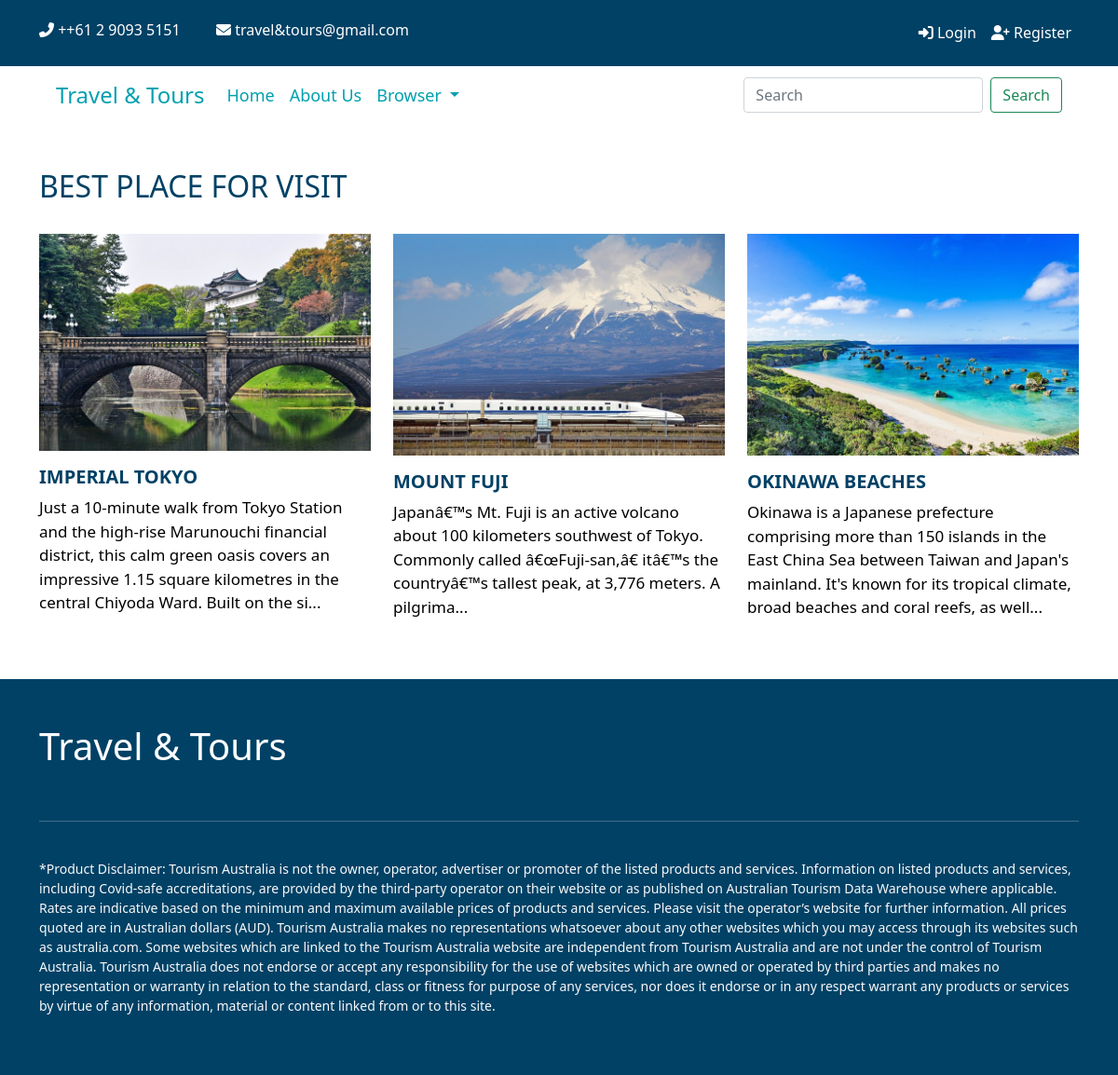
The page /single.php?si=10 on the database its author committed.
### tables this page shows
CREATE TABLE `location` (
  `locationId` int(11) NOT NULL,
  `name` varchar(150) NOT NULL,
  `country` varchar(150) NOT NULL,
  `details` varchar(250) NOT NULL,
  `images` varchar(150) NOT NULL,
  `submitted_by` varchar(100) NOT NULL,
  `type` varchar(150) NOT NULL
);

### single.php (the view)
<?php require "header.php"; ?>
<section class=" py-5">
	<div class="container">
		<div class="popular">
			<h2 class="text-primary pb-4 text-uppercase">Best Place for Visit</h2>
		</div>
		<div class="row row-cols-2 row-cols-lg-3 g-2 g-lg-4">
			<?php
				include 'db.php';
			    $si = $_GET['si'];
			    $stmt = $pdo->prepare("SELECT * FROM location o JOIN country c ON o.country = c.countryId WHERE country = $si");
			    $stmt->execute();
			    foreach ($stmt as $row) {
			 ?>
			<div class="col">
          <a <?php echo 'href="details.php?det='.$row['locationId'].'"' ?> class="nat">
              <?php  echo '<img src="image/location/'.$row['images'].'" class="d-block natural img-fluid" alt="natural">' ?>
              <div class="bl">
                  <h2 class="text-primary fs-5 fw-bold text-uppercase pt-3"><?php echo $row['name']; ?></h2>
                  <p class="text-black"><?php echo substr($row['details'], 0, 200); ?>...</p>
              </div>
          </a>
      </div>
    <?php } ?>
		</div>
	</div>
</section>
<?php require "footer.php"; ?>

### css/style.css (style rules this page uses)
.nat { text-decoration: none; }
.bl p { font-size: 17px }

### rows shown on the page
location: images (picture), name "IMPERIAL TOKYO", details "Just a 10-minute walk from Tokyo Station and the high-rise Marunouchi financial district, this calm green oasis covers an impressive 1.15 square kilometres in the central Chiyoda Ward. Built on the si"
location: images (picture), name "MOUNT FUJI", details "Japanâ€™s Mt. Fuji is an active volcano about 100 kilometers southwest of Tokyo. Commonly called â€œFuji-san,â€ itâ€™s the countryâ€™s tallest peak, at 3,776 meters. A pilgrima"
location: images (picture), name "OKINAWA BEACHES", details "Okinawa is a Japanese prefecture comprising more than 150 islands in the East China Sea between Taiwan and Japan's mainland. It's known for its tropical climate, broad beaches and coral reefs, as well"
